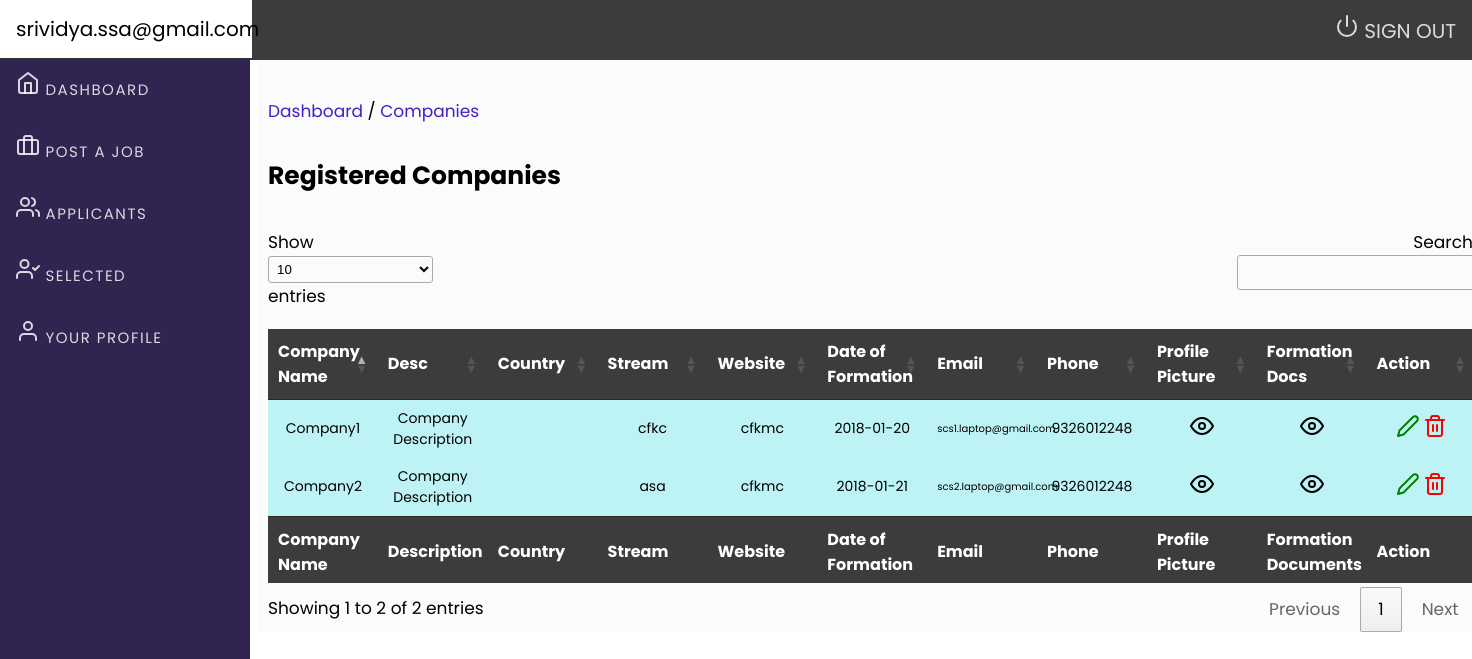
The app's page /admin/company.php (signed in), older data.
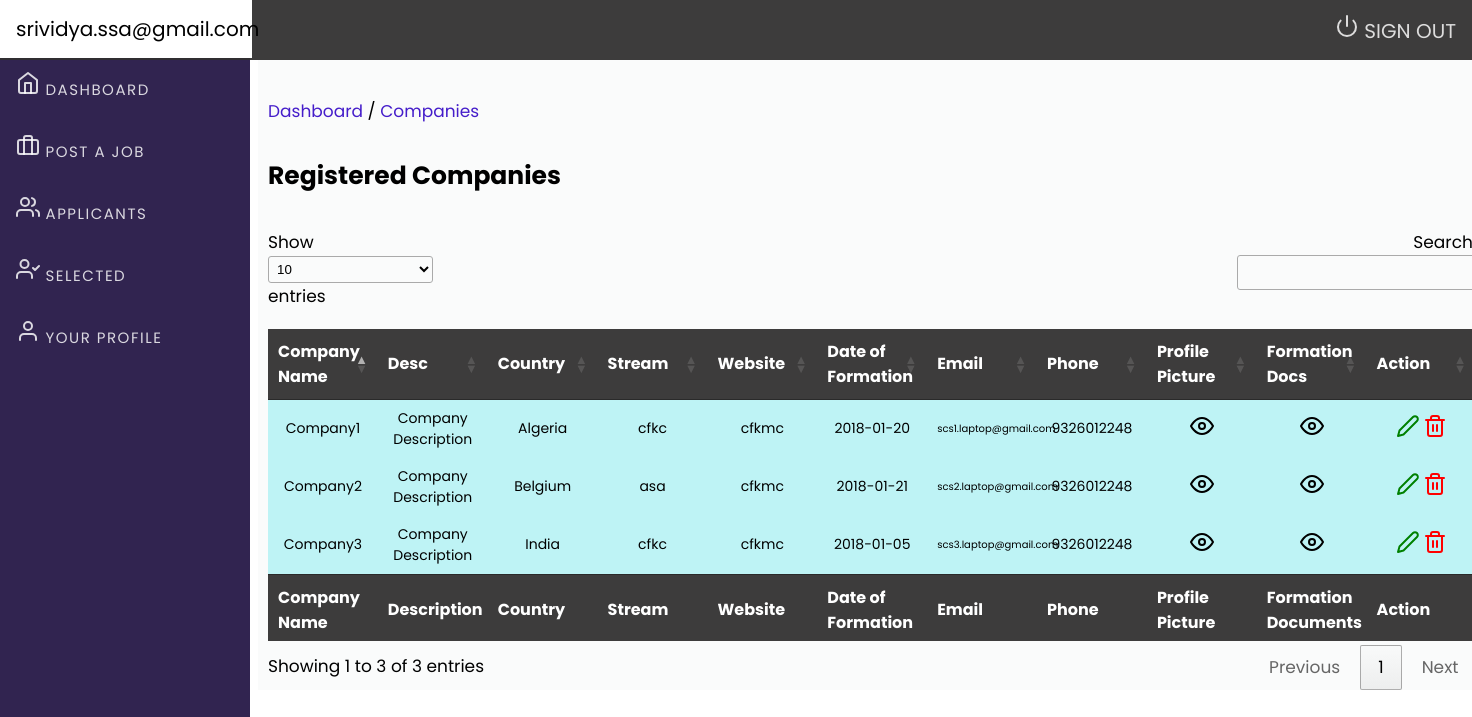
The same page, newer data.
### tables this page shows
CREATE TABLE `company` (
  `id` int(11) NOT NULL,
  `name` varchar(100) NOT NULL,
  `description` varchar(500) NOT NULL,
  `country` varchar(50) NOT NULL,
  `stream` varchar(100) NOT NULL,
  `website` varchar(200) NOT NULL,
  `date` varchar(50) NOT NULL,
  `email` varchar(100) NOT NULL,
  `phone` varchar(10) NOT NULL,
  `password` varchar(50) NOT NULL,
  `photo` varchar(200) NOT NULL,
  `form_doc` varchar(200) NOT NULL,
  `verified` int(11) NOT NULL
);

### admin/company.php (the view, shortened to what this page needs)
<?php
include('include/header.php');
include('include/sidebar.php');
?>
<p><a href="dashboard.php" >Dashboard</a>&nbsp;/&nbsp;<a href="company.php">Companies</a></p>
<div class="row">
    <div class="col">
        <h1 class="page-header" style="font-size: 25px;">
            Registered Companies
        </h1>
    </div>
</div>
<div class="table-div">
    <table id="example">
        <thead>
            <tr>
                <th>Company Name</th>
                <th>Desc</th>
                <th>Country</th>
                <th>Stream</th>
                <th>Website</th>
                <th>Date of Formation</th>
                <th>Email</th>
                <th>Phone</th>
                <th>Profile Picture</th>
                <th>Formation Docs</th>
                <th>Action</th>
            </tr>
        </thead>
        <tbody>
            <?php
            include('connection/db.php');
            $query = mysqli_query($conn, "select * from company where verified=1");
            while ($row = mysqli_fetch_array($query)) {
            ?>
                <tr>
                    <td><?php echo $row['name'] ?></td>
                    <td><?php echo $row['description'] ?></td>
                    <td><?php echo $row['country'] ?></td>
                    <td><?php echo $row['stream'] ?></td>
                    <td><?php echo $row['website'] ?></td>
                    <td><?php echo $row['date'] ?></td>
                    <td style="font-size:10px;"><?php echo $row['email'] ?></td>
                    <td><?php echo $row['phone'] ?></td>
                    <td>
                        <button data-feather="eye" onclick="showPic('<?php echo $row['photo'] ?>')"></button>
                    </td>
                    <td>
                        <button data-feather="eye" onclick="showDoc('<?php echo $row['form_doc'] ?>')"></button>
                    </td>
                    <td>
                        <div class="row">
                            <div class="btn-group">
                                <a href="company_edit.php?id=<?php echo $row['id'] ?>"><span data-feather="edit-2" class="success"></span></a>
                                <a href="company_delete.php?del=<?php echo $row['id'] ?>"><span data-feather="trash-2" class="danger"></span></a>
                            </div>
                        </div>
                    </td>
                </tr>
            <?php } ?>
        </tbody>
        <tfoot>
            <tr>
                <th>Company Name</th>
                <th>Description</th>
                <th>Country</th>
                <th>Stream</th>
                <th>Website</th>
                <th>Date of Formation</th>
                <th>Email</th>
                <th>Phone</th>
                <th>Profile Picture</th>
                <th>Formation Documents</th>
                <th>Action</th>
            </tr>
        </tfoot>
    </table>
</div>
</div>
</div>
</div>
</body>
</html>

Row changes from the older to the newer data that the page shows:
changed company "Company1": country (not shown) → "Algeria"
changed company "Company2": country (not shown) → "Belgium"
added company: name "Company3", description "Company Description", country "India", stream "cfkc", website "cfkmc", date "2018-01-05", email "scs3.laptop@gmail.com", phone "9326012248"
Text that changed along with them:
text written by a page script: "Show entries Search: Showing 1 to 2 of 2 entries Previous 1 Next" → "Show entries Search: Showing 1 to 3 of 3 entries Previous 1 Next"
